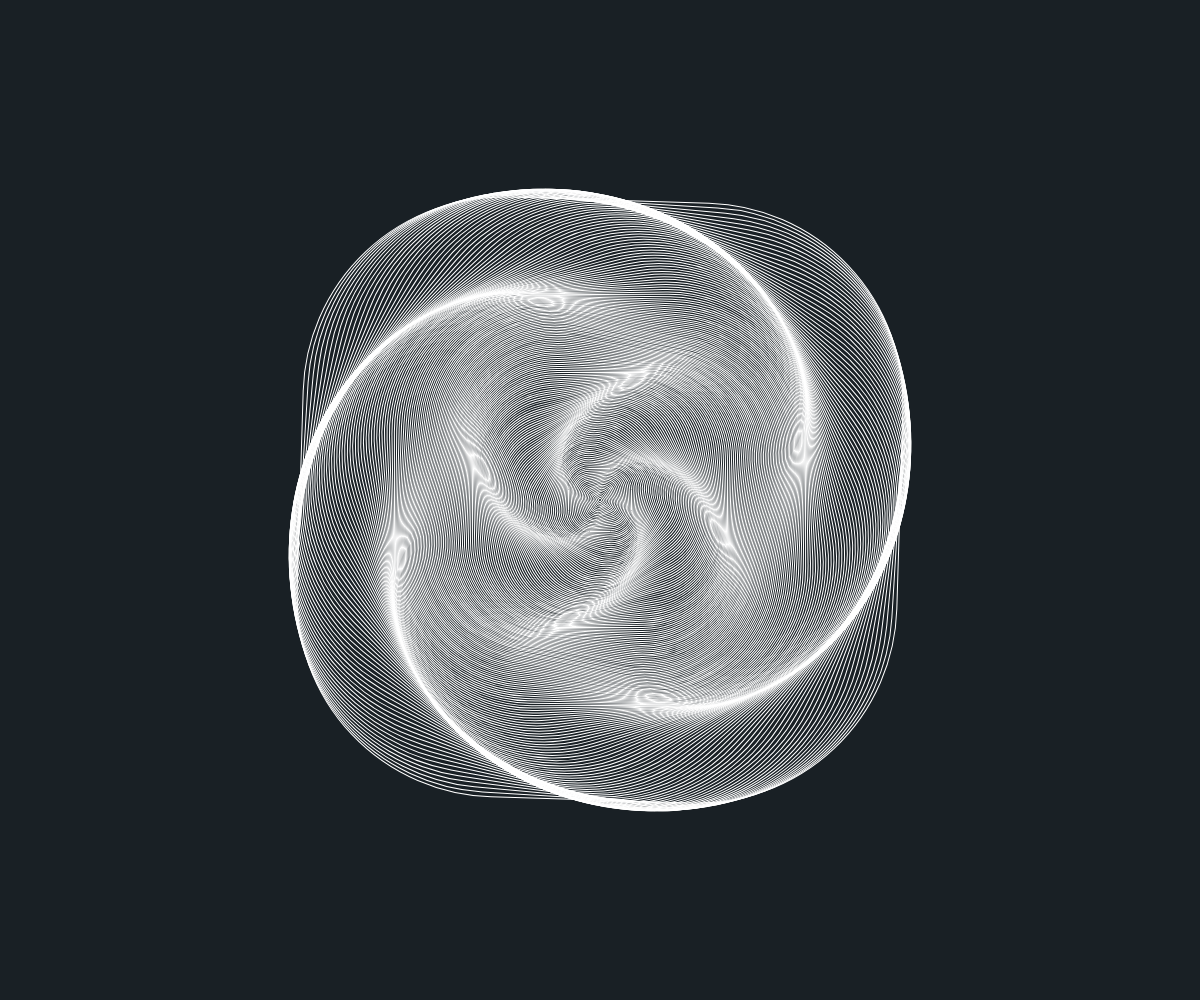
Frame 1 (no input)
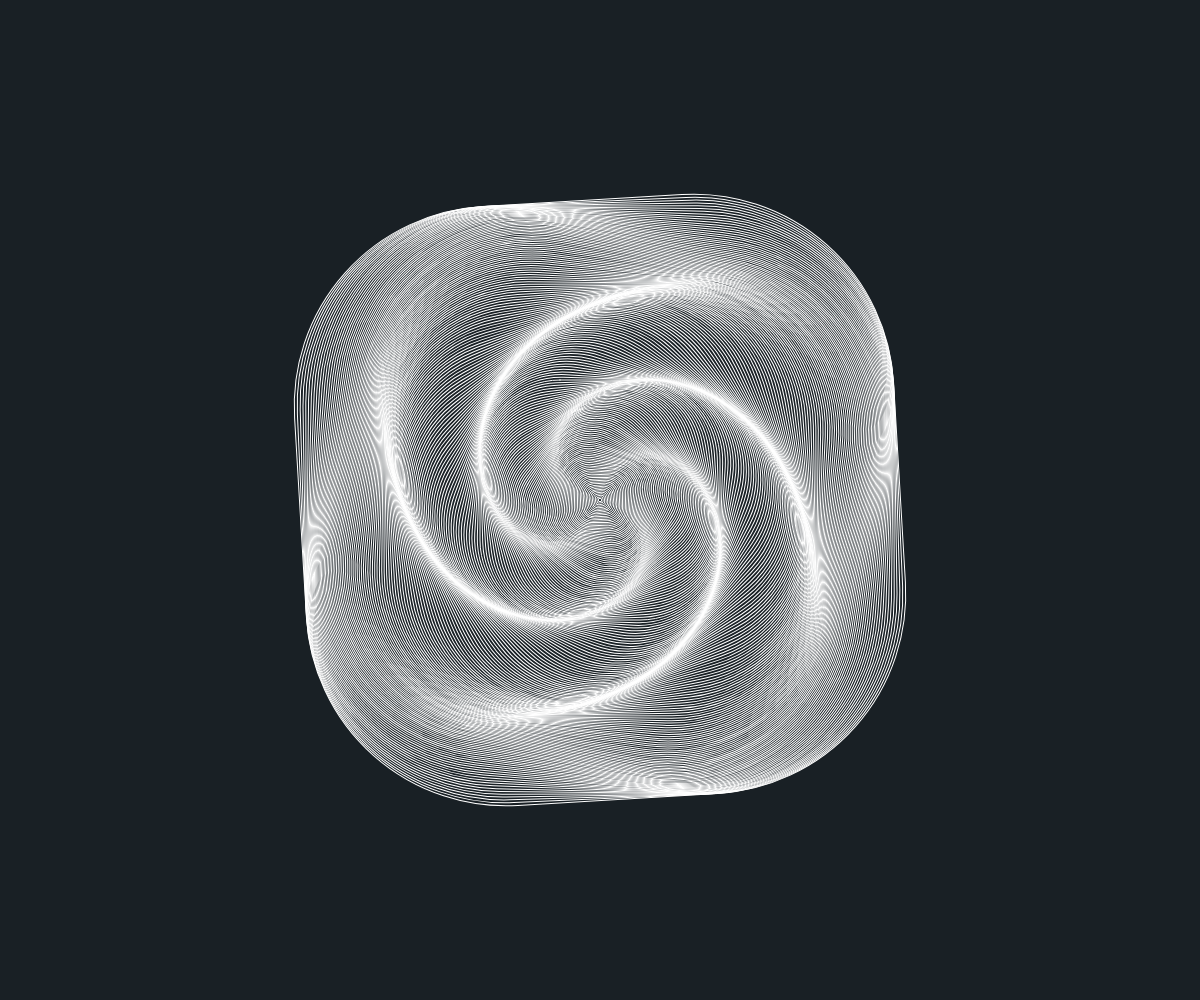
Frame 60 (no input)
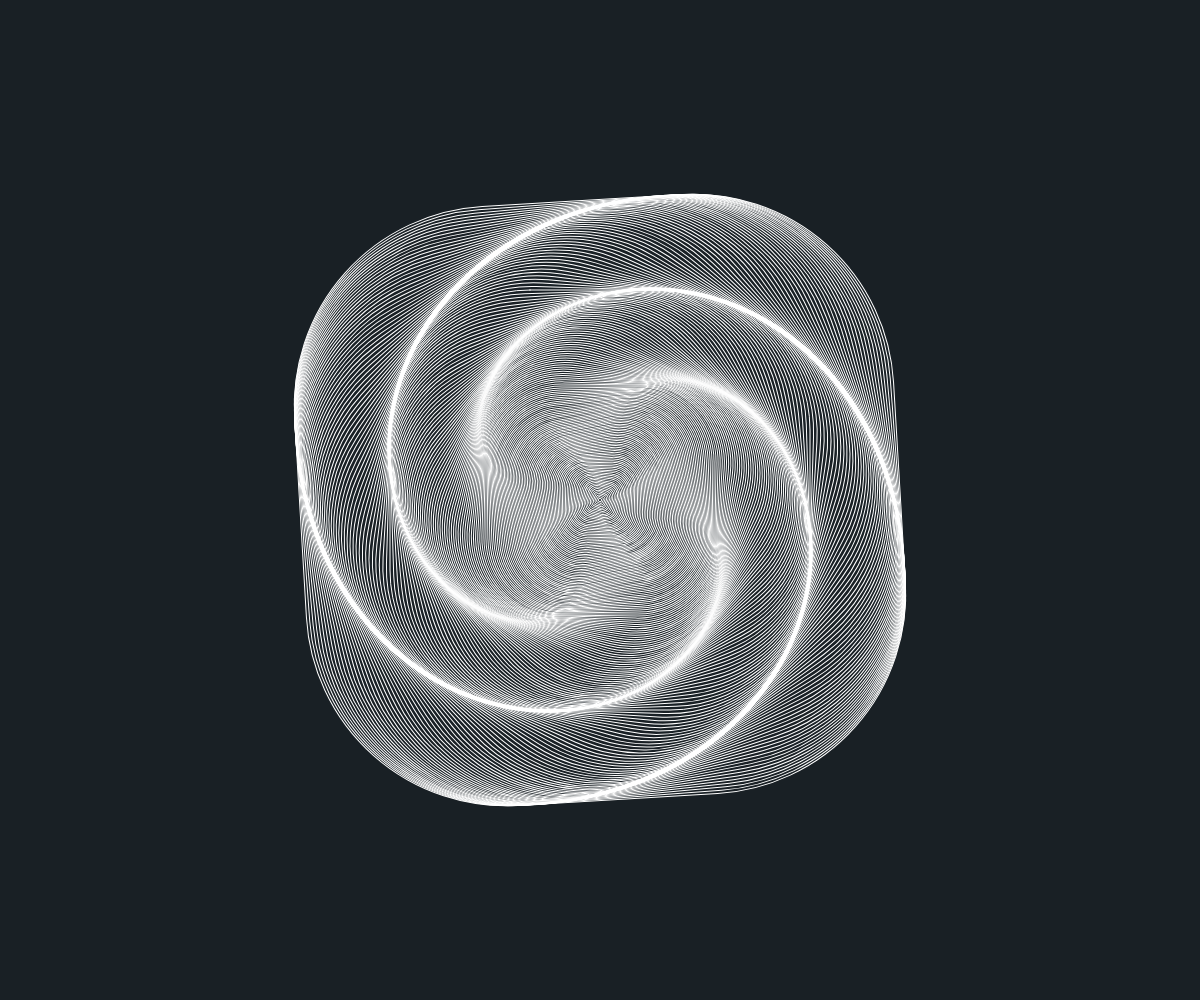
Frame 120 (the mouse pressed at the canvas centre since frame 60)

The p5.js sketch that drew these frames (run headless with seeded random() and noise() and a simulated clock; from frame 60 on, the mouse is pressed at the canvas centre):

// p5.js sketch
// ── sketch.js
function setup() {
  createCanvas(windowWidth, windowHeight);
  
  angleMode(DEGREES);
  rectMode(CENTER);
  
}

function draw() {
  background("#192025");
  noFill();
  stroke('white')
  
  // translate to the center of the page
  translate(width/2, height/2);
  
  for (let i = 0; i<200; i++) {
    push();
    rotate(sin(frameCount+i) * 100);
    rect(0, 0, 600-i*3, 600-i*3, 200-i);
    pop();
  }
}
